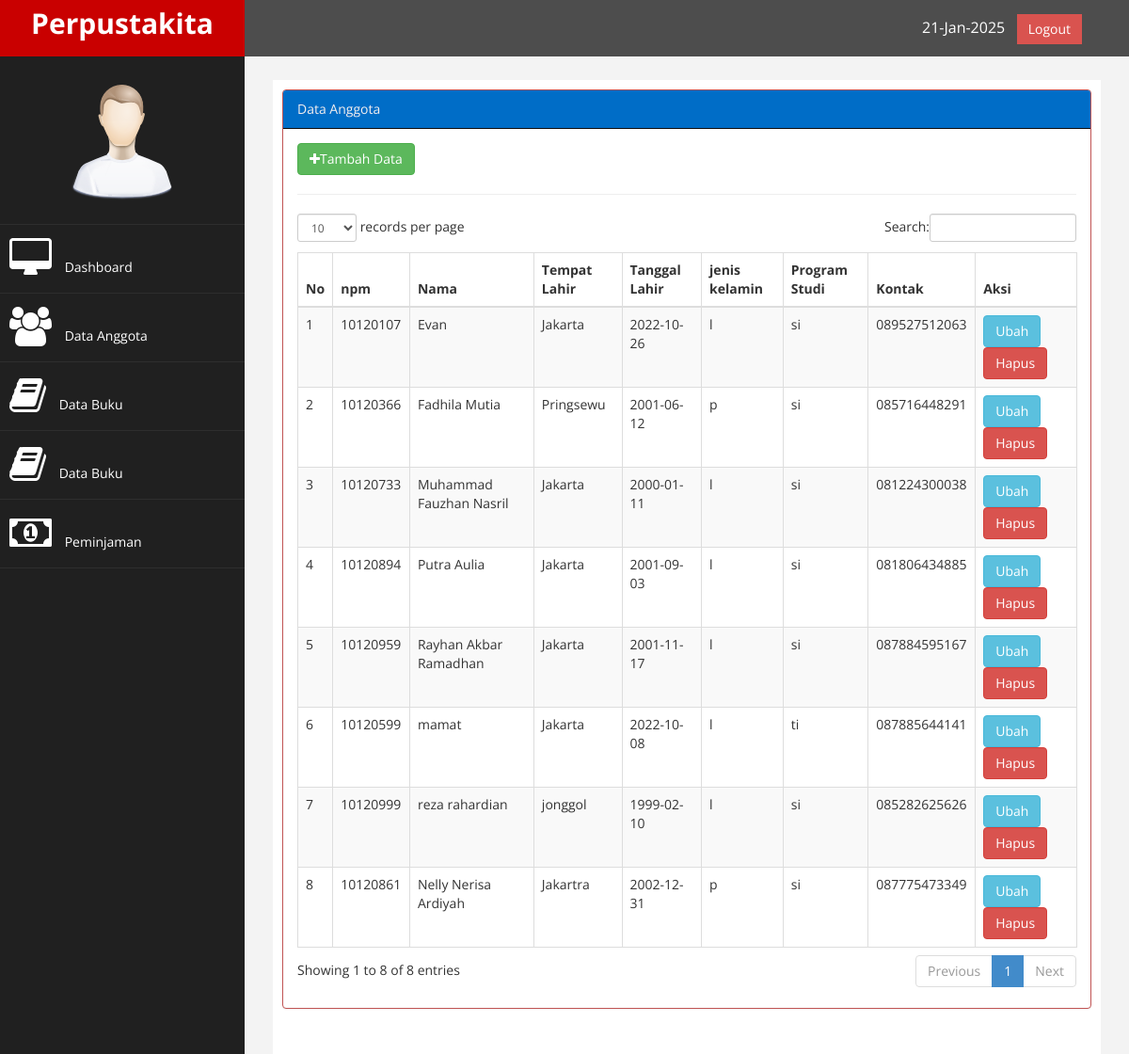
/index.php?page=anggota (signed in), run on the app's committed database.
### tables this page shows
CREATE TABLE `tb_anggota` (
  `id` int(11) NOT NULL,
  `npm` varchar(200) NOT NULL,
  `nama` varchar(250) NOT NULL,
  `tempat_lahir` varchar(100) NOT NULL,
  `tgl_lahir` date NOT NULL,
  `jk` enum('l','p') NOT NULL,
  `prodi` varchar(75) NOT NULL,
  `kontak` varchar(100) NOT NULL
);

### page/anggota/anggota.php (the view)
<div class="row">
                <div class="col-md-12">
                    <div class="panel panel-default">
                        <div class="panel-heading">
                             Data Anggota
                        </div>
                        <div class="panel-body">
                            <div class="table-responsive">
                                <table class="table table-striped table-bordered table-hover" id="dataTables-example">
                                    <thead>
                                        <tr>
                                            <th>No</th>
                                            <th>npm</th>
                                            <th>Nama</th>
                                            <th>Tempat Lahir</th>
                                            <th>Tanggal Lahir</th>
                                            <th>jenis kelamin</th>
                                            <th>Program Studi</th>
                                            <th>Kontak</th>
                                            <th>Aksi</th>
                                        </tr>
                                    </thead>
                                    <tbody>
                                        <?php
                                            $no = 1;
                                            $sql = $koneksi->query("SELECT * from tb_anggota");
                                            while ($data=$sql->fetch_assoc()) {
                                        ?>
                                        <tr>
                                            <td><?php echo $no++; ?></td>
                                            <td><?php echo $data['npm'];?></td>
                                            <td><?php echo $data['nama'];?></td>
                                            <td><?php echo $data['tempat_lahir'];?></td>
                                            <td><?php echo $data['tgl_lahir'];?></td>
                                            <td><?php echo $data['jk'];?></td>
                                            <td><?php echo $data['prodi'];?></td>
                                            <td><?php echo $data['kontak'];?></td>
                                            <td>
                                                <a href="?page=anggota&aksi=ubah&id=<?php echo $data['npm']; ?>" class="btn btn-info">Ubah</a>
                                                <a onclick="return confirm('Anda Yakin Akan Menghapus Data Ini ... ???')" href="?page=anggota&aksi=hapus&id=<?php echo $data['npm']; ?>" class="btn btn-danger">Hapus</a>
                                            </td>
                                        </tr>
                                        <?php  } ?>
                                    </tbody>
                                  </div>
                                  <a href="?page=anggota&aksi=tambah" class="btn btn-success" style="margin-top: 0px;"><i class="fa fa-plus"></i>Tambah Data</a>
                        </div>
                    </div>
                </div>
        </div>

### index.php (shortened to what this page needs)
<?php
	$koneksi = new mysqli ("localhost","root","","db_perpustakita");
    if ($_SESSION['admin'] || $_SESSION['user']) {
?>
<!DOCTYPE html>
<html xmlns="http://www.w3.org/1999/xhtml">
<head>
    <link href="assets/css/bootstrap.css" rel="stylesheet" />
    <link href="assets/css/font-awesome.css" rel="stylesheet" />
    <link href="assets/css/custom.css" rel="stylesheet" />
   <link href="assets/js/dataTables/dataTables.bootstrap.css" rel="stylesheet" />
</head>
<body>
    <div id="wrapper">
        <nav class="navbar navbar-default navbar-cls-top " role="navigation" style="margin-bottom: 0">
            <div class="navbar-header">
                <a class="navbar-brand" href="index.php">Perpustakita</a>
            </div>
  <div style="color: white;
padding: 15px 50px 5px 50px;
float: right;
font-size: 16px;"> <?php echo date('d-M-Y'); ?> &nbsp; <a href="logout.php" class="btn btn-danger square-btn-adjust">Logout</a> </div>
        </nav>
                <nav class="navbar-default navbar-side" role="navigation">
            <div class="sidebar-collapse">
                <ul class="nav" id="main-menu">
				<li class="text-center">
                    <img src="assets/img/find_user.png" class="user-image img-responsive"/>
					</li>
                    <li>
                        <a  href="index.php"><i class="fa fa-desktop fa-3x"></i> Dashboard</a>
                    </li>
                    <li>
                        <a  href="?page=anggota"><i class="fa fa-solid fa-users fa-3x"></i> Data Anggota</a>
                    </li>
                    <li>
                        <a  href="?page=buku"><i class="fa fa-solid fa-book fa-3x"></i> Data Buku</a>
                    </li>
                    <li>
                        <a  href="?page=data buku"><i class="fa fa-solid fa-book fa-3x"></i> Data Buku</a>
                    </li>
                    <li>
                        <a  href="?page=transaksi"><i class="fa fa-money fa-3x"></i> Peminjaman</a>
                    </li>
                </ul>
            </div>
        </nav>
        <div id="page-wrapper" >
            <div id="page-inner">
                <div class="row">
                    <div class="col-md-12">
                     <?php
    					$page = $_GET['page'];
    					$aksi = $_GET['aksi'];
    					if ($page == "buku") {
    						if ($aksi == "") {
    							include "page/buku/buku.php";
    						}elseif ($aksi == "tambah") {
    							include "page/buku/tambah.php";
    						}elseif ($aksi == "ubah"){
    							include "page/buku/ubah.php";
    						}elseif ($aksi == "hapus"){
                                include "page/buku/hapus.php";
                            }
    					}elseif ($page == "anggota") {
    						if ($aksi == "") {
    							include "page/anggota/anggota.php";
    						}elseif ($aksi == "tambah") {
                                include "page/anggota/tambah.php";
                            }elseif ($aksi == "ubah") {
                                include "page/anggota/ubah.php";
                            }elseif ($aksi == "hapus") {
                                include "page/anggota/hapus.php";
                            }
    					}elseif($page==""){
                            include "home.php";
                        }
                     ?>
                    </div>
                </div>
                 <hr />
    </div>
            </div>
        </div>
</body>
</html>
<?php
    }else{
        header("location:login.php");
    }
?>

### assets/css/custom.css (style rules this page uses)
body { font-family: 'Open Sans', sans-serif; }
#wrapper { width: 100%; background:#202020; }
#page-wrapper { padding: 15px 15px; min-height: 600px; background:#F3F3F3; }
#page-inner { width:100%; margin:10px 20px 10px 0px; background-color:#fff!important; padding:10px; min-height:1200px; }
.text-center { text-align:center; }
.square-btn-adjust { border: 0px solid transparent; -webkit-border-radius: 0px; -moz-border-radius: 0px; border-radius: 0px; }
.user-image { margin: 25px auto; -webkit-border-radius: 10px; -moz-border-radius: 10px; border-radius: 10px; max-height:170px; max-width:170px; }
.navbar-cls-top .navbar-brand { color: #fff; background: #C90000; width: 260px; text-align: center; height: 60px; font-size: 30px; font-weight: 700; }
.sidebar-collapse , .sidebar-collapse .nav { background:none; }
.sidebar-collapse .nav { padding:0; }
.sidebar-collapse .nav > li > a { color:#fff; background:#202020; text-shadow:none; }
.sidebar-collapse > .nav > li > a { padding:15px 10px; }
.sidebar-collapse > .nav > li { border-bottom: 1px solid rgba(107, 108, 109, 0.19); }
.navbar-side { border:none; background-color: #202020; }
.navbar-cls-top { background:#4D4D4D; border-bottom:none; }
.navbar-default { border:0px solid black; }
.navbar-header { background: #A70303; }
.nav > li > a > i { margin-right:10px; }
@media (min-width:768px) { #page-wrapper { margin: 0 0 0 260px; padding: 15px 30px; min-height: 1200px; } }
@media (min-width:768px) { .navbar-side { z-index: 1; position: absolute; width: 260px; } }
@media (min-width:768px) { .navbar { border-radius: 0px; } }

### data on the page
tb_anggota: npm "10120107", nama "Evan", tempat_lahir "Jakarta", tgl_lahir "2022-10-26", jk "l", prodi "si", kontak "089527512063"
tb_anggota: npm "10120366", nama "Fadhila Mutia", tempat_lahir "Pringsewu", tgl_lahir "2001-06-12", jk "p", prodi "si", kontak "085716448291"
tb_anggota: npm "10120733", nama "Muhammad Fauzhan Nasril", tempat_lahir "Jakarta", tgl_lahir "2000-01-11", jk "l", prodi "si", kontak "081224300038"
tb_anggota: npm "10120894", nama "Putra Aulia", tempat_lahir "Jakarta", tgl_lahir "2001-09-03", jk "l", prodi "si", kontak "081806434885"
tb_anggota: npm "10120959", nama "Rayhan Akbar Ramadhan", tempat_lahir "Jakarta", tgl_lahir "2001-11-17", jk "l", prodi "si", kontak "087884595167"
tb_anggota: npm "10120599", nama "mamat", tempat_lahir "Jakarta", tgl_lahir "2022-10-08", jk "l", prodi "ti", kontak "087885644141"
tb_anggota: npm "10120999", nama "reza rahardian", tempat_lahir "jonggol", tgl_lahir "1999-02-10", jk "l", prodi "si", kontak "085282625626"
tb_anggota: npm "10120861", nama "Nelly Nerisa Ardiyah", tempat_lahir "Jakartra", tgl_lahir "2002-12-31", jk "p", prodi "si", kontak "087775473349"
